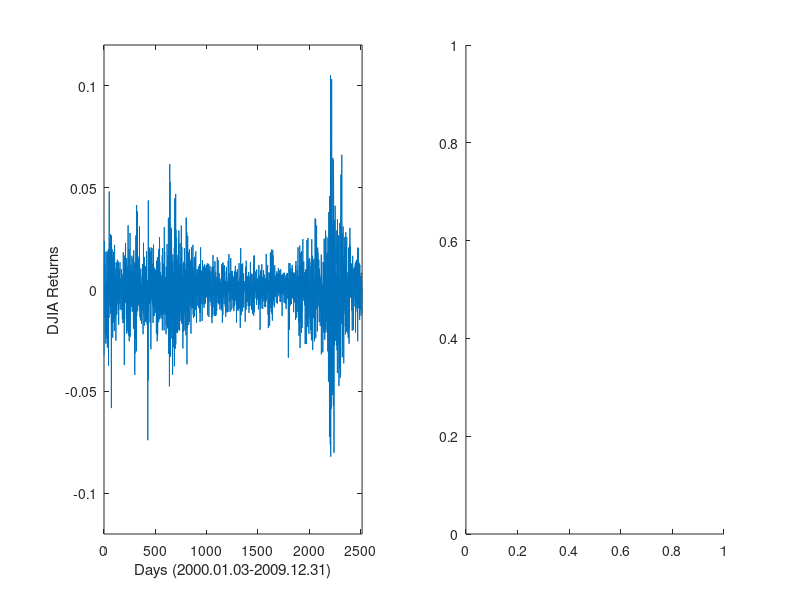

Here is the MATLAB script that generated this plot: (Note: this script raises an error after producing the figure.)
% clear variables and close windows
clear all
close all
clc

cmd = [1 1];

dane = load('Dane_copula.txt');



if ismember(1,cmd),
    %d - DJIA
    %x - zwroty z d
    %xx - linspace na zwrotach d
    d = dane(:,7); % DJIA data
    d = d(~isnan(d));
    x = log(d(2:end)./d(1:end-1));
    xx = linspace(min(x),max(x),1000);
    f = figure(1);
    subplot(1,2,1)
    plot(x)
    xlabel('Days (2000.01.03-2009.12.31)')
    ylabel('DJIA Returns')
    set(gca,'xlim',[0,length(x)+1],'ylim',[-.12 .12])

    subplot(1,2,2)
    [xemp,yemp] = empcdf(x);
    [mu,sig] = normfit(x);
    loglog(-xemp,yemp,'k.')
    hold on
    loglog(-xx,normcdf(xx,mu,sig),'r--','linewidth',1)
    hold off
    xlabel('-x')
    ylabel('CDF(x)')
    set(gca,'xlim',[1e-3 1e-1],'ylim',[1e-4 1])
    legend('DJIA returns','Gaussian fit',3)
    
    print(f,'-dpsc2','STF2stab01.ps')
end